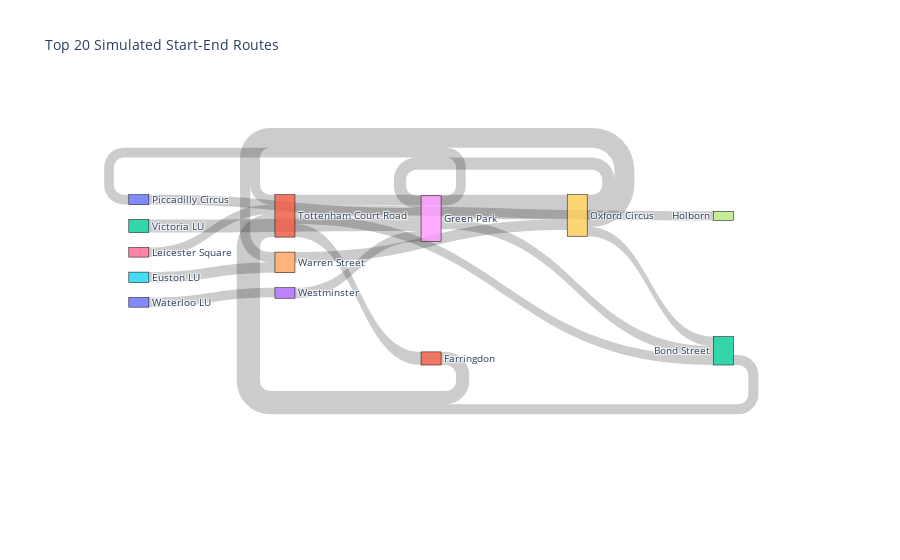

The notebook cell saved with this chart:
### Code cell
fig = analyze_results(df_result)
fig.show()

### Figure 1 — Plotly figure (JSON) as saved in the notebook; plotly's stock layout.template omitted (floating-point values rounded to 4 significant figures)
{"data": [{"link": {"source": [8, 11, 2, 1, 9, 1, 4, 3, 5, 9, 12, 0, 8, 9, 8, 10, 6, 9, 1, 1], "target": [9, 1, 8, 11, 8, 9, 9, 8, 4, 4, 1, 8, 12, 1, 0, 3, 1, 12, 7, 12], "value": [288, 274, 271, 271, 256, 226, 224, 219, 218, 213, 210, 206, 203, 202, 202, 201, 199, 196, 194, 193]}, "node": {"label": ["Piccadilly Circus", "Tottenham Court Road", "Victoria LU", "Westminster", "Warren Street", "Euston LU", "Leicester Square", "Holborn", "Green Park", "Oxford Circus", "Waterloo LU", "Farringdon", "Bond Street"], "line": {"color": "black", "width": 0.5}, "pad": 15, "thickness": 20}, "type": "sankey"}], "layout": {"font": {"size": 10}, "title": {"text": "Top 20 Simulated Start-End Routes"}}}
